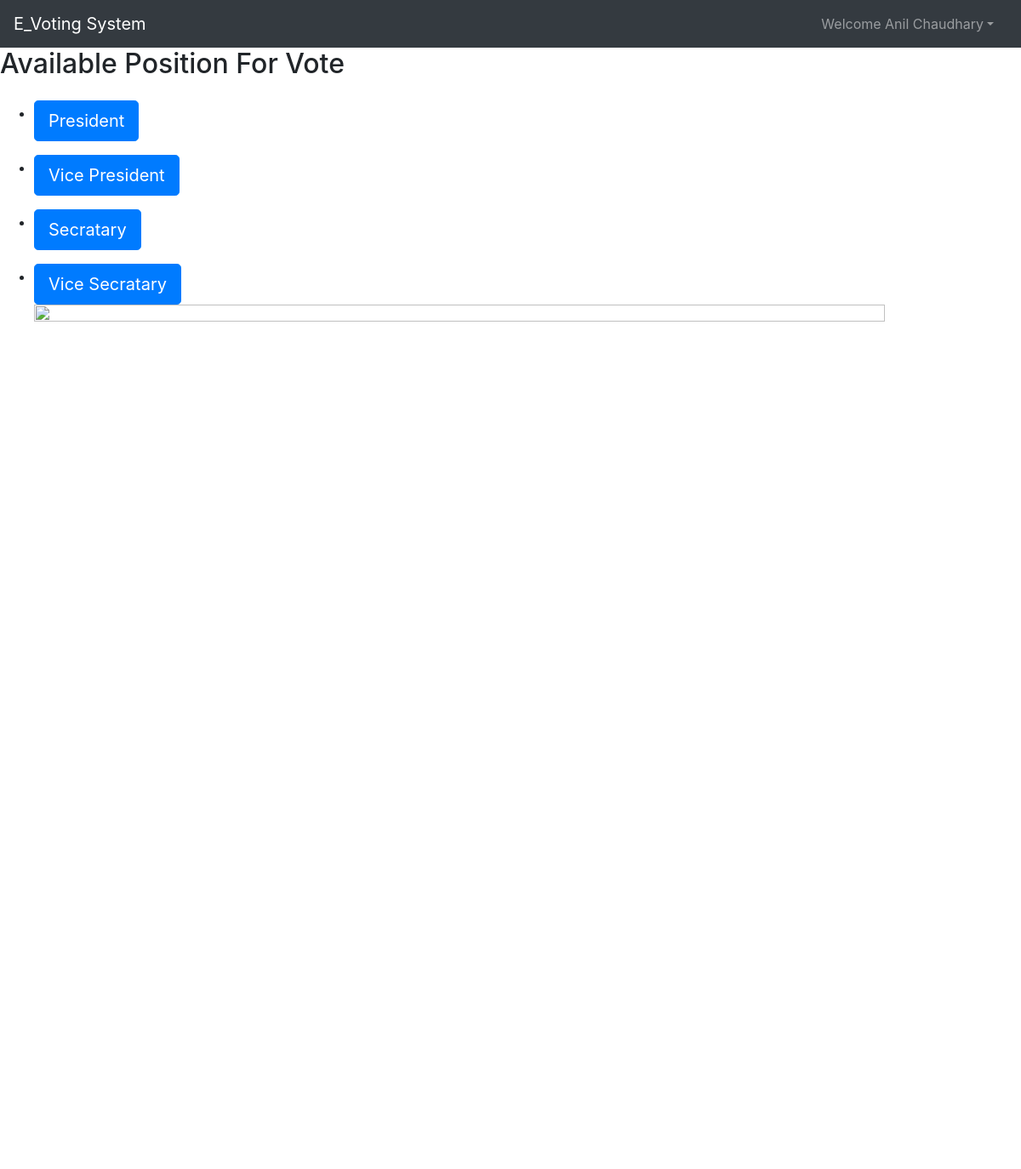
Page /positions (signed in) on the committed database.
### poll/models.py (models this page shows, shortened)
class Position(models.Model):
    title = models.CharField(max_length=30)

### poll/views.py (the view)
# urls.py: path('positions',views.position_view,name="position_view"),
@login_required()
def position_view(request):
    obj = Position.objects.all()
    return render(request, 'poll/positions.html', {'obj': obj})

### templates/poll/positions.html (shortened to what this page needs)
{% extends 'base.html' %}
{%block body %}
 <h2>Available Position For Vote</h2>
  <ul>
    {% for i in obj %}
      <li><button type="button" class="btn btn-primary  btn-lg mt-3" ><a href="{% url 'candidate_view' i.id%}" style="text-decoration: none;color:white">{{i.title}}</a></button></li>
    {% empty %}
      <p>No Positions Available</p>
    {% endfor %}
    <img src="media/images/ev2.jpg" width="1000" height="1000" class="img-fluid" align="middle">
  </ul>
{% endblock %}

### templates/base.html (shortened to what this page needs)
<!doctype html>
<html lang="en">
<head>
    <link href="https://stackpath.bootstrapcdn.com/bootstrap/4.4.1/css/bootstrap.min.css"
 rel="stylesheet">
</head>
<body>
<nav class="navbar navbar-expand-lg navbar-dark bg-dark">
    <a class="navbar-brand" href="{% url 'home' %}">E_Voting System</a>
    <div class="collapse navbar-collapse" id="navbarNavAltMarkup">
        <div class="navbar-nav ml-auto">
            {% if user.is_authenticated %}
            <ul class="navbar-nav mr-2">
                <li class="nav-item dropdown">
                    <a class="nav-link dropdown-toggle" data-toggle="dropdown" href='#' id="navbarDropdown"
                       role="button"> Welcome {{request.user.get_full_name }}</a>
                </li>
            </ul>
        </div>
        {% else %}
        <button class="btn btn-primary mr-2" data-target="#login" data-toggle="modal" type="button">Login</button>
        <button class="btn btn-primary mr-2" data-target="#register" data-toggle="modal" type="button">SignUp</button>
        {% endif %}
    </div>
</nav>
{% block body %} {% endblock body %}
</body>
</html>

### rows in the picture
Position: title "President"
Position: title "Vice President"
Position: title "Secratary"
Position: title "Vice Secratary"

### other values in the picture
{{ request.user.get_full_name }} "Anil Chaudhary"
